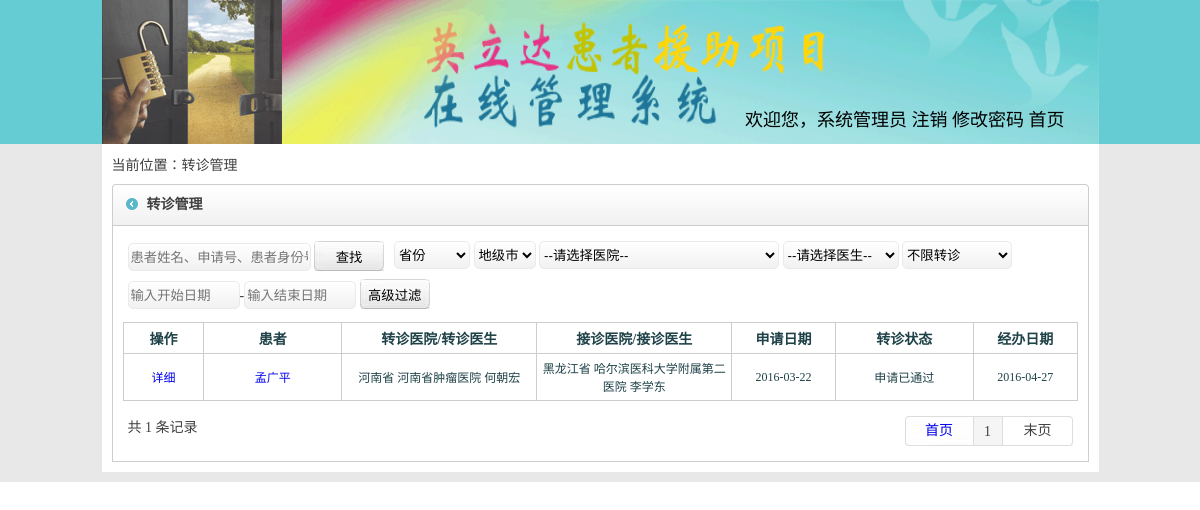
Page /zhzhshqgl.php (signed in) on the committed database.
### tables this page shows
CREATE TABLE `zhzh` (
  `id` int(100) NOT NULL,
  `hzhid` int(100) NOT NULL,
  `shqrq` varchar(100) DEFAULT NULL,
  `ly` varchar(100) DEFAULT NULL,
  `zhzhzht` varchar(100) DEFAULT NULL,
  `zhzhyy` varchar(100) DEFAULT NULL,
  `zhzhysh` varchar(100) DEFAULT NULL,
  `zhzhrq` varchar(100) DEFAULT NULL,
  `jzhyy` varchar(100) DEFAULT NULL,
  `jzhysh` varchar(100) DEFAULT NULL,
  `jzhrq` varchar(100) DEFAULT NULL,
  `zhchyf` varchar(100) DEFAULT NULL,
  `zhryf` varchar(100) DEFAULT NULL,
  `jbrq` varchar(100) DEFAULT NULL,
  `xmbgshyj` varchar(100) DEFAULT NULL,
  `jbr` varchar(100) DEFAULT NULL,
  `bgshzhrqz` varchar(100) DEFAULT NULL,
  `zhzhyj` varchar(100) DEFAULT NULL,
  `jzhyj` varchar(100) DEFAULT NULL,
  `zhrqzrq` varchar(100) DEFAULT NULL
);

CREATE TABLE `hzh` (
  `id` int(100) NOT NULL,
  `shqid` varchar(100) DEFAULT NULL,
  `hzhid` varchar(100) DEFAULT NULL,
  `shqzht` varchar(100) NOT NULL DEFAULT '录入中' COMMENT '审核状态 -审核,审核通过,代办入组,入组,出组,锁定,解锁,停止申请,拒绝',
  `hzhxm` varchar(100) DEFAULT NULL,
  `zhjlx` varchar(100) DEFAULT NULL,
  `zhjhm` varchar(100) DEFAULT NULL,
  `shqbzh` varchar(100) DEFAULT NULL,
  `shhdchshftg` varchar(100) DEFAULT NULL,
  `shqyy` varchar(100) DEFAULT NULL,
  `shhyj` varchar(100) DEFAULT NULL,
  `rzyy` varchar(100) DEFAULT NULL,
  `zhzhyy` varchar(100) DEFAULT NULL,
  `zhzhzhdysh` varchar(100) DEFAULT NULL,
  `hzhtxdzh` varchar(100) DEFAULT NULL,
  `hzhshj` varchar(100) DEFAULT NULL,
  `dylxrdh` varchar(100) DEFAULT NULL,
  `derlxrdh` varchar(100) DEFAULT NULL,
  `zhdlx` varchar(100) DEFAULT NULL,
  `hzhhj` varchar(100) DEFAULT NULL,
  `hzhjtrk` varchar(100) DEFAULT NULL,
  `jtnshr` varchar(100) DEFAULT NULL,
  `rjshr` varchar(100) DEFAULT NULL,
  `cblx` varchar(100) DEFAULT NULL,
  `cbdqsheng` varchar(100) DEFAULT NULL,
  `jzhlx` varchar(100) DEFAULT NULL,
  `mrchzrq` varchar(100) DEFAULT NULL,
  `jzhyp` varchar(100) DEFAULT NULL,
  `ypgg` varchar(100) DEFAULT NULL,
  `ypyl` varchar(100) DEFAULT NULL,
  `shcyyshj` varchar(100) DEFAULT NULL,
  `xmshqbtxrq` varchar(100) DEFAULT NULL,
  `chcshhrq` varchar(100) DEFAULT NULL,
  `dbrzshxshj` varchar(100) DEFAULT NULL,
  `zhshrzshj` varchar(100) DEFAULT NULL,
  `ygshcyyrq` varchar(100) DEFAULT NULL,
  `lyyf` varchar(100) DEFAULT NULL,
  `hzhxb` varchar(100) DEFAULT '',
  `hzhchshrq` varchar(100) DEFAULT NULL,
  `cbdqshi` varchar(100) DEFAULT NULL,
  `cbdqqu` varchar(100) DEFAULT NULL,
  `hzhchzrq` varchar(100) DEFAULT NULL,
  `hzhchzyy` varchar(100) DEFAULT NULL,
  `djrq` varchar(100) DEFAULT NULL,
  `djr` varchar(100) DEFAULT NULL,
  `wshshq` varchar(100) DEFAULT NULL,
  `shhxcl` varchar(100) DEFAULT NULL,
  `jjrq` varchar(100) DEFAULT NULL,
  `tzhrq` varchar(100) DEFAULT NULL,
  `jjxxshm` text,
  `erqshq` varchar(100) DEFAULT NULL,
  `dslxrdh` varchar(100) DEFAULT NULL,
  `hzhnshr` varchar(100) DEFAULT NULL,
  `yxyaoname` varchar(100) DEFAULT '' COMMENT '一线药品名称',
  `chiguonum` varchar(100) DEFAULT '' COMMENT '服用过的药量',
  `ruzhunum` varchar(100) DEFAULT '' COMMENT '入组编码',
  `shfs` varchar(100) DEFAULT '' COMMENT '协管员审核方式',
  `bikaos` varchar(100) DEFAULT '' COMMENT '协管员未答复或延迟答复的原因',
  `shenhetime` varchar(100) DEFAULT '' COMMENT '协管员核实时间',
  `dylxrxm` varchar(100) DEFAULT NULL,
  `dylxrgx` varchar(100) DEFAULT NULL,
  `derlxrxm` varchar(100) DEFAULT NULL,
  `derlxrgx` varchar(100) DEFAULT NULL,
  `dslxrxm` varchar(100) DEFAULT NULL,
  `dslxrgx` varchar(100) DEFAULT NULL
);

CREATE TABLE `yyyshdq` (
  `id` int(100) NOT NULL,
  `sheng` varchar(100) NOT NULL,
  `shengjx` varchar(10) NOT NULL,
  `yymch` varchar(100) NOT NULL,
  `yymchjx` varchar(100) NOT NULL,
  `yyksh` varchar(100) DEFAULT NULL,
  `zhdysh` varchar(100) NOT NULL,
  `zhdyshdh` varchar(100) NOT NULL,
  `zhdyshyzh` varchar(100) NOT NULL,
  `shqysh1` varchar(100) DEFAULT NULL,
  `shqyshyzh1` varchar(100) DEFAULT NULL,
  `shqyshdh1` varchar(100) DEFAULT NULL,
  `shqysh2` varchar(100) DEFAULT NULL,
  `shqyshyzh2` varchar(100) DEFAULT NULL,
  `shqyshdh2` varchar(100) DEFAULT NULL,
  `shqysh3` varchar(100) DEFAULT NULL,
  `shqyshyzh3` varchar(100) DEFAULT NULL,
  `shqyshdh3` varchar(100) DEFAULT NULL,
  `yshpxqsh` varchar(100) NOT NULL,
  `yshpxrq` varchar(100) NOT NULL,
  `yydhz` varchar(100) NOT NULL,
  `yhszht` varchar(100) NOT NULL,
  `yyzhdyf` varchar(100) NOT NULL,
  `shfjshhf` varchar(100) NOT NULL,
  `shi` varchar(100) NOT NULL,
  `shijx` varchar(100) NOT NULL,
  `qu` varchar(100) NOT NULL,
  `qujx` varchar(100) NOT NULL,
  `zhlbzh` varchar(100) DEFAULT NULL,
  `zhdyshdh2` varchar(255) DEFAULT '',
  `zhdyshemail` varchar(255) DEFAULT '',
  `shqyshemail` varchar(255) DEFAULT ''
);

### zhzhshqgl.php (the view, shortened to what this page needs)
<?php session_start();
$pagesize=10;
$html_title="转诊管理";
include('spap_head.php');
?>
  <div class="main"><?php ?>
    <div class="insmain">
      <div class="thislink">当前位置：<a href="zhzhshqgl.php"><?php echo $html_title;?></a></div>
      <div class="inwrap flt top">
        <div class="title w977 flt">
          <strong><?php echo $html_title;?></strong><span></span>
        </div>
        <div class="incontact w955 flt">
          <table width="100%" border="0" cellspacing="0" cellpadding="5">
            <tr>
              <td>
                <div class="insinsins">
                  <span><input type="text" id="Guanjianci" name="Guanjianci" value="<?php echo $_GET[guanjianci];?>" placeholder="患者姓名、申请号、患者身份号码或患者编码" class="grd-white" /> <input type="button" value="查找" onclick="chazhao();" class="uusub2" /></span>
                </div>
                <div class="insinsins">
                  <span>
                    <select id="s_province" name="ShengfenMingcheng"  class="grd-white2"></select>
                    <select id="s_city" name="ChengshiMingcheng"  class="grd-white2"></select>
                    <select id="YiyuanId" name="YiyuanId" class="grd-white2"  style="width: 240px;">
                      <option value="">--请选择医院--</option>
                    </select>
                    <select id="YishengId" name="YishengId" class="grd-white2"  style="width: 116px;">
                      <option value="">--请选择医生--</option>
                    </select>
                    <select id="ZhuanzhenZhuangtai" name="ZhuanzhenZhuangtai" class="grd-white2" style="width:110px">
                      <option <?php if($_GET[ZhuanzhenZhuangtai]==''){echo "selected=\"selected\"";}?> value="">不限转诊</option>
                    </select>
                  </span>
                </div>
                <div class="insinsins" style="width:100%;">
                  <span><input type="text" id="ZuizaoJiehunRiqi" name="ZuizaoJiehunRiqi" readonly="readonly" style="width: 106px" placeholder="输入开始日期" size="12" value="" class="grd-white" />-<input type="text" id="ZuiwanJiehunRiqi" name="ZuiwanJiehunRiqi" style="width: 106px" readonly="readonly" placeholder="输入结束日期" size="12" value="" class="grd-white" />
                  <input id="btnGuolv" type="button" value="高级过滤" onclick="guolv();" class="uusub2"  /></span>
                </div>
              </td>
            </tr>
          </table>
          <table width="100%" border="0" cellpadding="5" cellspacing="1" bgcolor="#cdcdcd">
            <tr style="color:#1f4248; font-weight:bold; height:30px;">
              <td width="7%" align="center" bgcolor="#FFFFFF">操作</td>
              <td width="12%" align="center" bgcolor="#FFFFFF">患者</td>
              <td width="17%" align="center" bgcolor="#FFFFFF">转诊医院/转诊医生</td>
              <td width="17%" align="center" bgcolor="#FFFFFF">接诊医院/接诊医生</td>
              <td width="9%" align="center" bgcolor="#FFFFFF">申请日期</td>
              <td width="12%" align="center" bgcolor="#FFFFFF">转诊状态</td>
              <td width="9%" align="center" bgcolor="#FFFFFF">经办日期</td>
            </tr>
          <?php
            $sql = "select * from `zhzh` ";
            $sql .= "order by id DESC limit $page $pagesize ";
            $Query_ID = mysql_query($sql);
            while($Record = mysql_fetch_array($Query_ID)){
          ?>
            <tr style="color:#1f4248; font-size:12px;">
              <td align="center" bgcolor="#FFFFFF"><a href="zhzhshqxq.php?id=<?php echo $Record[0];?>">详细</a></td>
              <td align="center" bgcolor="#FFFFFF"><a href="shqxq.php?id=<?php echo $Record[1];?>" title="点击查看患者申请详细信息">
                  <?php
                    $hzhsql = "select * from `hzh` where id='$Record[1]'";
                    $hzhQuery_ID = mysql_query($hzhsql);
                    while($hzhRecord = mysql_fetch_array($hzhQuery_ID)){
                    echo $hzhRecord[4];
                    }
                  ?></a></td>
              <td align="center" bgcolor="#FFFFFF"><?php
              $yysql = "select sheng,yymch,zhdysh,zhdyshdh from `yyyshdq` where `id`='".$Record[5]."'";
              $yyQuery_ID = mysql_query($yysql);
              while($yyRecord = mysql_fetch_array($yyQuery_ID)){
                echo $yyRecord[0]." ".$yyRecord[1]." ".$yyRecord[2];
              }
          ?></td>
              <td align="center" bgcolor="#FFFFFF"><?php
              $yy2sql = "select sheng,yymch,zhdysh,zhdyshdh from `yyyshdq` where `id`='".$Record[8]."'";
              $yy2Query_ID = mysql_query($yy2sql);
              while($yy2Record = mysql_fetch_array($yy2Query_ID)){
                echo $yy2Record[0]." ".$yy2Record[1]." ".$yy2Record[2];
              }
              ?></td>
              <td align="center" bgcolor="#FFFFFF"><?php echo $Record[7];?></td>
              <td align="center" bgcolor="#FFFFFF"><?php echo $Record[4];?></td>
              <td align="center" bgcolor="#FFFFFF"><?php echo $Record[13];?></td>
            </tr>
          <?php
            }
          ?>
          </table>
          <table width="100%" border="0" cellspacing="0" cellpadding="5" class="top">
            <tr>
              <td>
          <?php
include('pagefy.php');
          ?>
              </td>
            </tr>
          </table>
        </div>
      </div>
    </div>
  </div><?php ?>
</div><?php ?>
</body>
</html>

### style/style.css (style rules this page uses)
.wrap .main { width:997px; margin:0 auto; }
.wrap .main .insmain { width:977px; margin:0 auto; color:#3f3f3f; height:auto; float:left; padding:10px; background:#ffffff; margin-bottom:10px; }
.w977 { width:977px; }
.w955 { width:955px; }
.flt { float:left; }
.wrap .main .insmain .thislink a { color:#3f3f3f; }
.wrap .main .insmain .inwrap { width:977px; }
.top { margin-top:10px; }
.wrap .main .insmain .inwrap .title { background:url(../images/main_title_bg.gif) right top no-repeat; height:42px; vertical-align:middle; line-height:42px; }
.wrap .main .insmain .inwrap .title strong { width:auto; float:left; padding-left:35px; background:url(../images/main_title_bg.gif) left top no-repeat; }
.wrap .main .insmain .inwrap .incontact { border-left:1px #cdcdcd solid; border-right:1px #cdcdcd solid; padding:10px; border-bottom:1px #cdcdcd solid; }
.wrap .main .insmain .inwrap .incontact .insinsins { width:auto; float:left; height:auto; margin-bottom:8px; margin-right:10px; }
.wrap .main .insmain .inwrap .incontact .insinsins span { line-height:24px; vertical-align:middle; float:left; }
.grd-white { background: #ffffff; height:24px; background: -moz-linear-gradient(top, #ffffff 0%, #f1f1f1 100%); background: -webkit-gradient(linear, left top, left bottom, color-stop(0%,#ffffff), color-stop(100%,#f1f1f1)); background: -webkit-linear-gradient(top, #ffffff 0%,#f1f1f1 100%); background: -o-linear-gradient(top, #ffffff 0%,#f1f1f1 100%); background: -ms-linear-gradient(top, #ffffff 0%,#f1f1f1 100%); background: linear-gradient(to bottom, #ffffff 0%,#f1f1f1 100%); filter: progid:DXImageTransform.Microsoft.gradient( startColorstr='#ffffff', endColorstr='#f1f1f1',GradientType=0 ); border: 1px solid #eaeaea; border-radius: 5px; }
.grd-white2 { background: #ffffff; height:28px; background: -moz-linear-gradient(top, #ffffff 0%, #f1f1f1 100%); background: -webkit-gradient(linear, left top, left bottom, color-stop(0%,#ffffff), color-stop(100%,#f1f1f1)); background: -webkit-linear-gradient(top, #ffffff 0%,#f1f1f1 100%); background: -o-linear-gradient(top, #ffffff 0%,#f1f1f1 100%); background: -ms-linear-gradient(top, #ffffff 0%,#f1f1f1 100%); background: linear-gradient(to bottom, #ffffff 0%,#f1f1f1 100%); filter: progid:DXImageTransform.Microsoft.gradient( startColorstr='#ffffff', endColorstr='#f1f1f1',GradientType=0 ); border: 1px solid #eaeaea; border-radius: 5px; }
.uusub2 { background:url(../images/sub02.jpg) top left no-repeat; width:70px; height:30px; border:0px; }

### style/master.css (style rules this page uses)
body { margin-left: 0px; margin-top: 0px; margin-right: 0px; margin-bottom: 0px; }
a:link { text-decoration: none; }

### rows in the picture
zhzh: zhzhrq "2016-03-22", zhzhzht "申请已通过", jbrq "2016-04-27"
hzh: hzhxm "孟广平"
yyyshdq: sheng "河南省", yymch "河南省肿瘤医院", zhdysh "何朝宏"
yyyshdq: sheng "黑龙江省", yymch "哈尔滨医科大学附属第二医院", zhdysh "李学东"

### other values in the picture
$_SESSION[yhname] "系统管理员"
$html_title "转诊管理"
$num "1"
